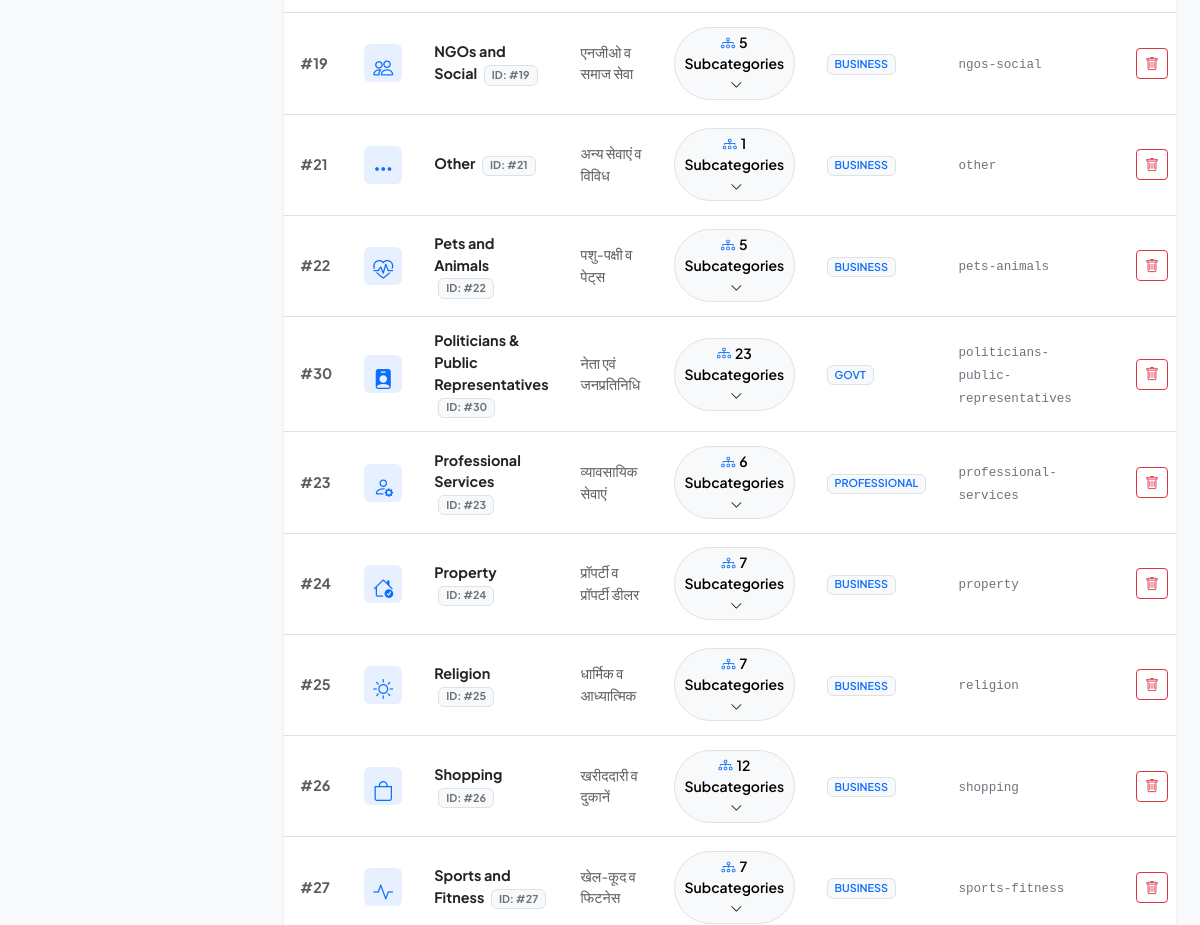
The app's page /admin/categories.php (signed in, middle part), older data.
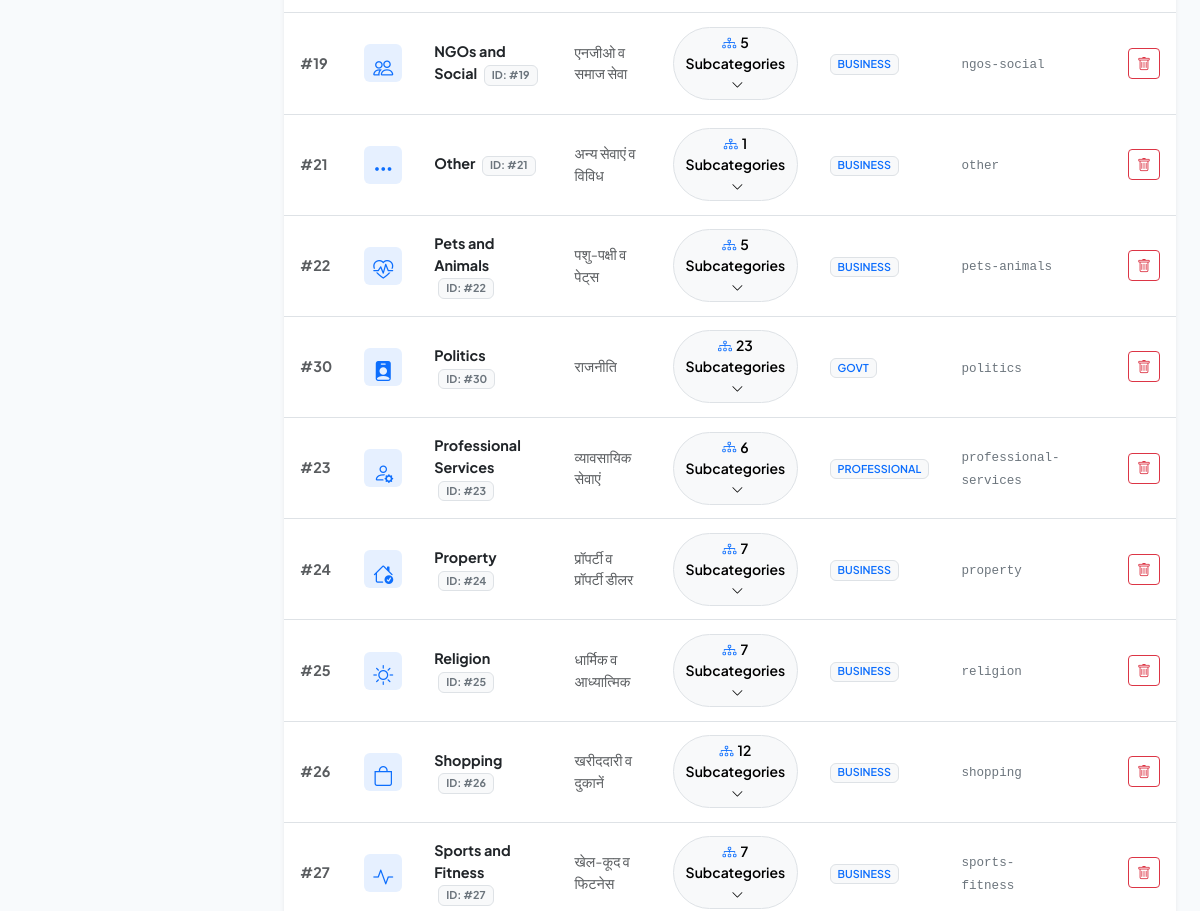
The same page, newer data.
### tables this page shows
CREATE TABLE IF NOT EXISTS `categories` (
    `id` INT AUTO_INCREMENT PRIMARY KEY,
    `name` VARCHAR(100) NOT NULL,
    `hindi_name` VARCHAR(100),
    `icon` VARCHAR(100),
    `slug` VARCHAR(100) UNIQUE,
    `section` ENUM('BUSINESS','PROFESSIONAL','GOVT','EDUCATION','HEALTHCARE','EMERGENCY','BANK','HOTEL') DEFAULT 'BUSINESS',
    `status` ENUM('ACTIVE','INACTIVE') DEFAULT 'ACTIVE'
);

### includes/functions.php (called while the page is built, shortened)
<?php
function sanitizeInput($data) {
    return htmlspecialchars(trim((string)$data), ENT_QUOTES, 'UTF-8');
}
function getAllSubcategories() {
    $db = getDB();
    if ($db) {
        try {
            $stmt = $db->query("SELECT s.*, c.name as category_name FROM subcategories s LEFT JOIN categories c ON s.category_id = c.id ORDER BY c.name ASC, CASE WHEN s.type = 'PROFESSIONAL' THEN 1 ELSE 2 END ASC, s.name ASC");
            return $stmt->fetchAll();
        } catch (PDOException $e) {}
    }
    return [];
}
function getAllAdminCategories() {
    $db = getDB();
    if ($db) {
        try {
            $stmt = $db->query("SELECT * FROM categories ORDER BY name ASC");
            return $stmt->fetchAll();
        } catch (PDOException $e) {}
    }
    return [];
}

### admin/categories.php (the view, shortened to what this page needs)
<?php
require_once __DIR__ . '/includes/header.php';
$categories = getAllAdminCategories();
$all_subcategories = getAllSubcategories();
$sub_by_cat = [];
foreach ($all_subcategories as $sub) {
    $sub_by_cat[$sub['category_id']][] = $sub;
}
?>
<div class="card border-0 shadow-sm rounded-3">
    <div class="table-responsive">
        <table class="table table-hover table-custom align-middle mb-0">
            <tbody>
                <?php foreach ($categories as $cat):
                    $subs = $sub_by_cat[$cat['id']] ?? [];
                    $sub_count = count($subs);
                ?>
                    <tr>
                        <td class="fw-bold text-muted">#<?php echo $cat['id']; ?></td>
                        <td>
                            <div class="bg-primary bg-opacity-10 text-primary rounded-2 p-2 text-center" style="width: 38px; height: 38px;">
                                <i class="bi <?php echo sanitizeInput($cat['icon']); ?> fs-5"></i>
                            </div>
                        </td>
                        <td class="fw-bold text-dark">
                            <?php echo sanitizeInput($cat['name']); ?>
                            <span class="badge bg-light text-secondary border small ms-1" title="Category ID">ID: #<?php echo $cat['id']; ?></span>
                        </td>
                        <td class="text-muted"><?php echo sanitizeInput($cat['hindi_name'] ?? ''); ?></td>
                        <td>
                            <button class="btn btn-sm btn-light border rounded-pill fw-semibold" type="button" data-bs-toggle="collapse" data-bs-target="#subs-cat-<?php echo $cat['id']; ?>">
                                <i class="bi bi-diagram-3 text-primary me-1"></i><?php echo $sub_count; ?> Subcategories <i class="bi bi-chevron-down ms-1 small"></i>
                            </button>
                        </td>
                        <td><span class="badge bg-light text-primary border fw-semibold"><?php echo sanitizeInput($cat['section'] ?? 'BUSINESS'); ?></span></td>
                        <td><code class="small text-secondary"><?php echo sanitizeInput($cat['slug']); ?></code></td>
                        <td class="text-end">
                            <a href="categories.php?action=delete&id=<?php echo $cat['id']; ?>" class="btn btn-outline-danger btn-sm" onclick="return confirm('Are you sure you want to delete this category?');">
                                <i class="bi bi-trash"></i>
                            </a>
                        </td>
                    </tr>
                <?php endforeach; ?>
            </tbody>
        </table>
    </div>
</div>
<?php require_once __DIR__ . '/includes/footer.php'; ?>

### admin/includes/header.php (shortened to what this page needs)
<!DOCTYPE html>
<html lang="en">
<head>
    <link href="https://cdn.jsdelivr.net/npm/bootstrap@5.3.3/dist/css/bootstrap.min.css" rel="stylesheet">
    <link href="https://cdn.jsdelivr.net/npm/bootstrap-icons@1.11.3/font/bootstrap-icons.min.css" rel="stylesheet">
</head>
<body>
<div id="admin-main">
    <main class="p-4 flex-grow-1">

### admin/includes/footer.php (shortened to what this page needs)
    </main>
</div>
</body>
</html>

### admin/includes/header.php (style rules this page uses)
:root { --admin-sidebar-width: 260px; --admin-primary: #0F172A; --admin-accent: #2563EB; --admin-accent-hover: #1D4ED8; --admin-bg: #F8FAFC; }
body { font-family: 'Plus Jakarta Sans', system-ui, -apple-system, sans-serif; background-color: var(--admin-bg); color: #334155; min-height: 100vh; }
#admin-main { margin-left: var(--admin-sidebar-width); min-height: 100vh; display: flex; flex-direction: column; }

Row changes from the older to the newer data that the page shows:
changed categories "GOVT": name "Politicians & Public Representatives" → "Politics"; hindi_name "नेता एवं जनप्रतिनिधि" → "राजनीति"; slug "politicians-public-representatives" → "politics"
